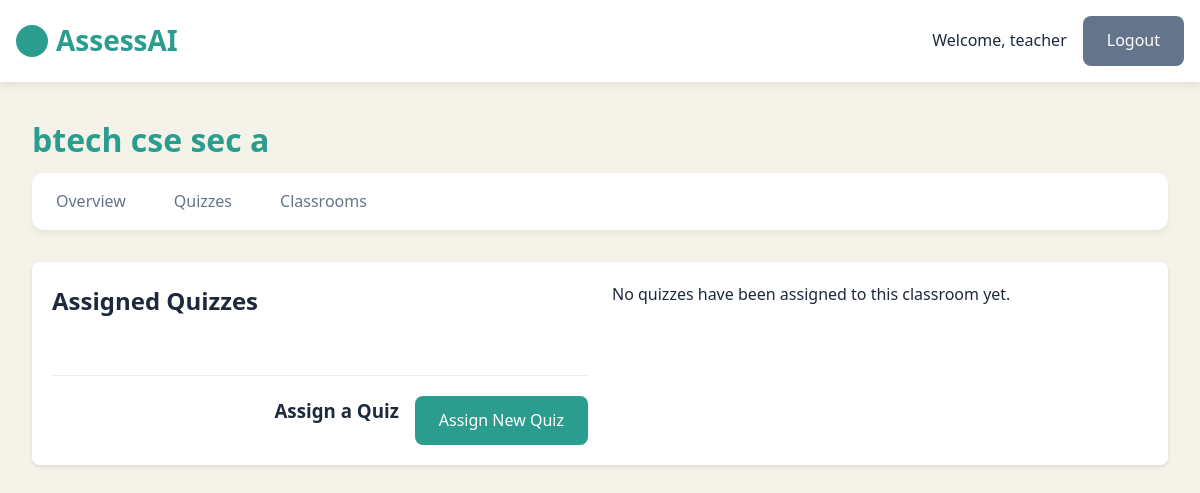
The page /classroom/1 (signed in) on the database as committed earlier.
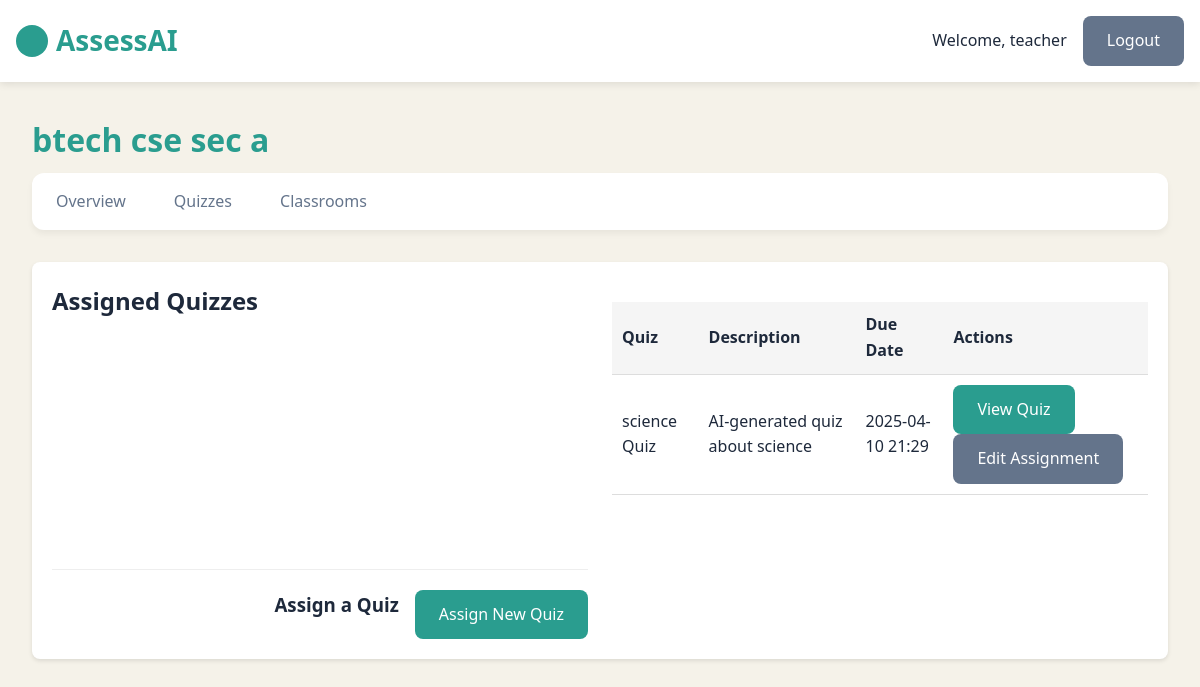
The same page on the database as committed later.
### models.py (models this page shows)
class Quiz(db.Model):
    id = db.Column(db.Integer, primary_key=True)
    title = db.Column(db.String(100), nullable=False)
    description = db.Column(db.Text)
    created_date = db.Column(db.DateTime, default=datetime.utcnow)
    difficulty = db.Column(db.String(20), default='medium')
    teacher_id = db.Column(db.Integer, db.ForeignKey('user.id'), nullable=False)
    questions = db.relationship('Question', backref='quiz', lazy='select')
    assigned_classrooms = db.relationship(
        'Classroom',
        secondary=quiz_classroom,
        backref=db.backref('assigned_quizzes', lazy='select')
    )
    assignments = db.relationship('QuizAssignment', back_populates='quiz')

class QuizAssignment(db.Model):
    __tablename__ = 'quiz_assignments'
    quiz_id = db.Column(db.Integer, db.ForeignKey('quiz.id'), primary_key=True)
    classroom_id = db.Column(db.Integer, db.ForeignKey('classroom.id'), primary_key=True)
    due_date = db.Column(db.DateTime)
    quiz = db.relationship('Quiz', back_populates='assignments')
    classroom = db.relationship('Classroom', back_populates='assignments')

### app.py (the view)
@app.route('/classroom/<int:classroom_id>')
@teacher_required
def classroom_details(classroom_id):
    classroom = Classroom.query.get_or_404(classroom_id)
    if classroom.teacher_id != session['user_id']:
        flash('You do not have permission to view this classroom', 'error')
        return redirect(url_for('classrooms'))
    assignments = QuizAssignment.query.filter_by(classroom_id=classroom.id).all()
    assigned_quizzes = []
    for assignment in assignments:
        quiz = Quiz.query.get(assignment.quiz_id)
        if quiz:
            assigned_quizzes.append({
                'quiz': quiz,
                'due_date': assignment.due_date
            })
    assigned_quizzes.sort(key=lambda x: x['due_date'])
    return render_template(
        'classroom_details.html',
        classroom=classroom,
        assigned_quizzes=assigned_quizzes
    )

### app.py (called while the page is built)
def teacher_required(f):
    @wraps(f)
    def decorated_function(*args, **kwargs):
        if 'user_id' not in session or session['user_type'] != 'teacher':
            flash('Teacher access required', 'error')
            return redirect(url_for('login'))
        return f(*args, **kwargs)
    return decorated_function

### templates/classroom_details.html (shortened to what this page needs)
{% extends 'base.html' %}
{% block content %}
<div class="dashboard-container">
    <h1 class="dashboard-title">{{ classroom.name }}</h1>
    <nav class="dashboard-nav">
        <ul>
            <li><a href="{{ url_for('teacher_dashboard') }}">Overview</a></li>
            <li><a href="{{ url_for('quizzes') }}">Quizzes</a></li>
            <li><a href="{{ url_for('classrooms') }}">Classrooms</a></li>
        </ul>
    </nav>
    <div class="classroom-details">
        <h2>Assigned Quizzes</h2>
        {% if assigned_quizzes %}
            <div class="assigned-quizzes">
                <table class="table">
                    <thead>
                        <tr>
                            <th>Quiz</th>
                            <th>Description</th>
                            <th>Due Date</th>
                            <th>Actions</th>
                        </tr>
                    </thead>
                    <tbody>
                        {% for item in assigned_quizzes %}
                            <tr>
                                <td>{{ item.quiz.title }}</td>
                                <td>{{ item.quiz.description }}</td>
                                <td>{{ item.due_date.strftime('%Y-%m-%d %H:%M') }}</td>
                                <td>
                                    <a href="{{ url_for('quiz_details', quiz_id=item.quiz.id) }}" class="btn btn-sm btn-primary">View Quiz</a>
                                    <a href="{{ url_for('assign_quiz', quiz_id=item.quiz.id, classroom_id=classroom.id) }}" class="btn btn-sm btn-secondary">Edit Assignment</a>
                                </td>
                            </tr>
                        {% endfor %}
                    </tbody>
                </table>
            </div>
        {% else %}
            <p>No quizzes have been assigned to this classroom yet.</p>
        {% endif %}
        <div class="classroom-actions">
            <h3>Assign a Quiz</h3>
            <a href="{{ url_for('assign_quiz_form', classroom_id=classroom.id) }}" class="btn btn-primary">Assign New Quiz</a>
        </div>
    </div>
</div>
{% endblock %}

Rows that differ between the two databases and show on the page:
now on this page (row unchanged): Quiz: quiz "science Quiz", quiz.description "AI-generated quiz about science"
added QuizAssignment: due_date "2025-04-10 21:29"
Other text that changed with them:
text no longer shown: "No quizzes have been assigned to this classroom yet."
text now shown: "Quiz Description Due Date Actions"
new list line: "View Quiz Edit Assignment"
